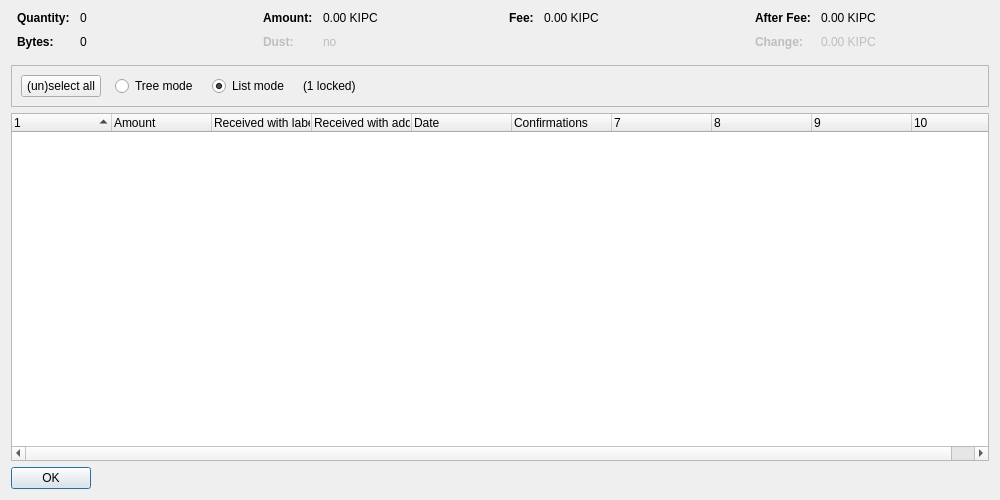
<?xml version="1.0" encoding="UTF-8"?>
<ui version="4.0">
 <class>CoinControlDialog</class>
 <widget class="QDialog" name="CoinControlDialog">
  <property name="geometry">
   <rect>
    <x>0</x>
    <y>0</y>
    <width>1000</width>
    <height>500</height>
   </rect>
  </property>
  <property name="windowTitle">
   <string>Coin Selection</string>
  </property>
  <layout class="QVBoxLayout" name="verticalLayout">
   <item>
    <layout class="QHBoxLayout" name="horizontalLayoutTop" stretch="0,0,0,0">
     <property name="topMargin">
      <number>0</number>
     </property>
     <property name="bottomMargin">
      <number>10</number>
     </property>
     <item>
      <layout class="QFormLayout" name="formLayoutCoinControl1">
       <property name="horizontalSpacing">
        <number>10</number>
       </property>
       <property name="verticalSpacing">
        <number>10</number>
       </property>
       <property name="leftMargin">
        <number>6</number>
       </property>
       <property name="rightMargin">
        <number>6</number>
       </property>
       <item row="0" column="0">
        <widget class="QLabel" name="labelCoinControlQuantityText">
         <property name="font">
          <font>
           <weight>75</weight>
           <bold>true</bold>
          </font>
         </property>
         <property name="text">
          <string>Quantity:</string>
         </property>
        </widget>
       </item>
       <item row="0" column="1">
        <widget class="QLabel" name="labelCoinControlQuantity">
         <property name="cursor">
          <cursorShape>IBeamCursor</cursorShape>
         </property>
         <property name="contextMenuPolicy">
          <enum>Qt::ActionsContextMenu</enum>
         </property>
         <property name="text">
          <string notr="true">0</string>
         </property>
         <property name="textInteractionFlags">
          <set>Qt::LinksAccessibleByMouse|Qt::TextSelectableByKeyboard|Qt::TextSelectableByMouse</set>
         </property>
        </widget>
       </item>
       <item row="1" column="0">
        <widget class="QLabel" name="labelCoinControlBytesText">
         <property name="font">
          <font>
           <weight>75</weight>
           <bold>true</bold>
          </font>
         </property>
         <property name="text">
          <string>Bytes:</string>
         </property>
        </widget>
       </item>
       <item row="1" column="1">
        <widget class="QLabel" name="labelCoinControlBytes">
         <property name="cursor">
          <cursorShape>IBeamCursor</cursorShape>
         </property>
         <property name="contextMenuPolicy">
          <enum>Qt::ActionsContextMenu</enum>
         </property>
         <property name="text">
          <string notr="true">0</string>
         </property>
         <property name="textInteractionFlags">
          <set>Qt::LinksAccessibleByMouse|Qt::TextSelectableByKeyboard|Qt::TextSelectableByMouse</set>
         </property>
        </widget>
       </item>
      </layout>
     </item>
     <item>
      <layout class="QFormLayout" name="formLayoutCoinControl2">
       <property name="horizontalSpacing">
        <number>10</number>
       </property>
       <property name="verticalSpacing">
        <number>10</number>
       </property>
       <property name="leftMargin">
        <number>6</number>
       </property>
       <property name="rightMargin">
        <number>6</number>
       </property>
       <item row="0" column="0">
        <widget class="QLabel" name="labelCoinControlAmountText">
         <property name="font">
          <font>
           <weight>75</weight>
           <bold>true</bold>
          </font>
         </property>
         <property name="text">
          <string>Amount:</string>
         </property>
        </widget>
       </item>
       <item row="0" column="1">
        <widget class="QLabel" name="labelCoinControlAmount">
         <property name="cursor">
          <cursorShape>IBeamCursor</cursorShape>
         </property>
         <property name="contextMenuPolicy">
          <enum>Qt::ActionsContextMenu</enum>
         </property>
         <property name="text">
          <string notr="true">0.00 KIPC</string>
         </property>
         <property name="textInteractionFlags">
          <set>Qt::LinksAccessibleByMouse|Qt::TextSelectableByKeyboard|Qt::TextSelectableByMouse</set>
         </property>
        </widget>
       </item>
       <item row="1" column="0">
        <widget class="QLabel" name="labelCoinControlLowOutputText">
         <property name="enabled">
          <bool>false</bool>
         </property>
         <property name="font">
          <font>
           <weight>75</weight>
           <bold>true</bold>
          </font>
         </property>
         <property name="text">
          <string>Dust:</string>
         </property>
        </widget>
       </item>
       <item row="1" column="1">
        <widget class="QLabel" name="labelCoinControlLowOutput">
         <property name="enabled">
          <bool>false</bool>
         </property>
         <property name="cursor">
          <cursorShape>IBeamCursor</cursorShape>
         </property>
         <property name="contextMenuPolicy">
          <enum>Qt::ActionsContextMenu</enum>
         </property>
         <property name="text">
          <string notr="true">no</string>
         </property>
         <property name="textInteractionFlags">
          <set>Qt::LinksAccessibleByMouse|Qt::TextSelectableByKeyboard|Qt::TextSelectableByMouse</set>
         </property>
        </widget>
       </item>
      </layout>
     </item>
     <item>
      <layout class="QFormLayout" name="formLayoutCoinControl3">
       <property name="horizontalSpacing">
        <number>10</number>
       </property>
       <property name="verticalSpacing">
        <number>10</number>
       </property>
       <property name="leftMargin">
        <number>6</number>
       </property>
       <property name="rightMargin">
        <number>6</number>
       </property>
       <item row="0" column="0">
        <widget class="QLabel" name="labelCoinControlFeeText">
         <property name="font">
          <font>
           <weight>75</weight>
           <bold>true</bold>
          </font>
         </property>
         <property name="text">
          <string>Fee:</string>
         </property>
        </widget>
       </item>
       <item row="0" column="1">
        <widget class="QLabel" name="labelCoinControlFee">
         <property name="cursor">
          <cursorShape>IBeamCursor</cursorShape>
         </property>
         <property name="contextMenuPolicy">
          <enum>Qt::ActionsContextMenu</enum>
         </property>
         <property name="text">
          <string notr="true">0.00 KIPC</string>
         </property>
         <property name="textInteractionFlags">
          <set>Qt::LinksAccessibleByMouse|Qt::TextSelectableByKeyboard|Qt::TextSelectableByMouse</set>
         </property>
        </widget>
       </item>
      </layout>
     </item>
     <item>
      <layout class="QFormLayout" name="formLayoutCoinControl4">
       <property name="horizontalSpacing">
        <number>10</number>
       </property>
       <property name="verticalSpacing">
        <number>10</number>
       </property>
       <property name="leftMargin">
        <number>6</number>
       </property>
       <property name="rightMargin">
        <number>6</number>
       </property>
       <item row="0" column="0">
        <widget class="QLabel" name="labelCoinControlAfterFeeText">
         <property name="font">
          <font>
           <weight>75</weight>
           <bold>true</bold>
          </font>
         </property>
         <property name="text">
          <string>After Fee:</string>
         </property>
        </widget>
       </item>
       <item row="0" column="1">
        <widget class="QLabel" name="labelCoinControlAfterFee">
         <property name="cursor">
          <cursorShape>IBeamCursor</cursorShape>
         </property>
         <property name="contextMenuPolicy">
          <enum>Qt::ActionsContextMenu</enum>
         </property>
         <property name="text">
          <string notr="true">0.00 KIPC</string>
         </property>
         <property name="textInteractionFlags">
          <set>Qt::LinksAccessibleByMouse|Qt::TextSelectableByKeyboard|Qt::TextSelectableByMouse</set>
         </property>
        </widget>
       </item>
       <item row="1" column="0">
        <widget class="QLabel" name="labelCoinControlChangeText">
         <property name="enabled">
          <bool>false</bool>
         </property>
         <property name="font">
          <font>
           <weight>75</weight>
           <bold>true</bold>
          </font>
         </property>
         <property name="text">
          <string>Change:</string>
         </property>
        </widget>
       </item>
       <item row="1" column="1">
        <widget class="QLabel" name="labelCoinControlChange">
         <property name="enabled">
          <bool>false</bool>
         </property>
         <property name="cursor">
          <cursorShape>IBeamCursor</cursorShape>
         </property>
         <property name="contextMenuPolicy">
          <enum>Qt::ActionsContextMenu</enum>
         </property>
         <property name="text">
          <string notr="true">0.00 KIPC</string>
         </property>
         <property name="textInteractionFlags">
          <set>Qt::LinksAccessibleByMouse|Qt::TextSelectableByKeyboard|Qt::TextSelectableByMouse</set>
         </property>
        </widget>
       </item>
      </layout>
     </item>
    </layout>
   </item>
   <item>
    <widget class="QFrame" name="frame">
     <property name="minimumSize">
      <size>
       <width>0</width>
       <height>40</height>
      </size>
     </property>
     <property name="frameShape">
      <enum>QFrame::StyledPanel</enum>
     </property>
     <property name="frameShadow">
      <enum>QFrame::Sunken</enum>
     </property>
     <layout class="QHBoxLayout" name="horizontalLayout">
      <item>
       <layout class="QHBoxLayout" name="horizontalLayoutPanel" stretch="0,0,0,0,0">
        <property name="spacing">
         <number>14</number>
        </property>
        <item>
         <widget class="QPushButton" name="pushButtonSelectAll">
          <property name="sizePolicy">
           <sizepolicy hsizetype="Maximum" vsizetype="Fixed">
            <horstretch>0</horstretch>
            <verstretch>0</verstretch>
           </sizepolicy>
          </property>
          <property name="text">
           <string>(un)select all</string>
          </property>
          <property name="autoDefault">
           <bool>false</bool>
          </property>
         </widget>
        </item>
        <item>
         <widget class="QRadioButton" name="radioTreeMode">
          <property name="sizePolicy">
           <sizepolicy hsizetype="Maximum" vsizetype="Fixed">
            <horstretch>0</horstretch>
            <verstretch>0</verstretch>
           </sizepolicy>
          </property>
          <property name="text">
           <string>Tree mode</string>
          </property>
         </widget>
        </item>
        <item>
         <widget class="QRadioButton" name="radioListMode">
          <property name="sizePolicy">
           <sizepolicy hsizetype="Maximum" vsizetype="Fixed">
            <horstretch>0</horstretch>
            <verstretch>0</verstretch>
           </sizepolicy>
          </property>
          <property name="text">
           <string>List mode</string>
          </property>
          <property name="checked">
           <bool>true</bool>
          </property>
         </widget>
        </item>
        <item>
         <widget class="QLabel" name="labelLocked">
          <property name="text">
           <string notr="true">(1 locked)</string>
          </property>
         </widget>
        </item>
        <item>
         <spacer name="horizontalSpacer">
          <property name="orientation">
           <enum>Qt::Horizontal</enum>
          </property>
          <property name="sizeHint" stdset="0">
           <size>
            <width>40</width>
            <height>20</height>
           </size>
          </property>
         </spacer>
        </item>
       </layout>
      </item>
     </layout>
    </widget>
   </item>
   <item>
    <widget class="CoinControlTreeWidget" name="treeWidget">
     <property name="contextMenuPolicy">
      <enum>Qt::CustomContextMenu</enum>
     </property>
     <property name="sortingEnabled">
      <bool>false</bool>
     </property>
     <property name="columnCount">
      <number>10</number>
     </property>
     <attribute name="headerShowSortIndicator" stdset="0">
      <bool>true</bool>
     </attribute>
     <attribute name="headerStretchLastSection">
      <bool>false</bool>
     </attribute>
     <column>
      <property name="text">
       <string/>
      </property>
     </column>
     <column>
      <property name="text">
       <string>Amount</string>
      </property>
     </column>
     <column>
      <property name="text">
       <string>Received with label</string>
      </property>
     </column>
     <column>
      <property name="text">
       <string>Received with address</string>
      </property>
     </column>
     <column>
      <property name="text">
       <string>Date</string>
      </property>
     </column>
     <column>
      <property name="text">
       <string>Confirmations</string>
      </property>
      <property name="toolTip">
       <string>Confirmed</string>
      </property>
     </column>
     <column>
      <property name="text">
       <string/>
      </property>
     </column>
     <column>
      <property name="text">
       <string/>
      </property>
     </column>
     <column>
      <property name="text">
       <string/>
      </property>
     </column>
     <column>
      <property name="text">
       <string/>
      </property>
     </column>
    </widget>
   </item>
   <item>
    <widget class="QDialogButtonBox" name="buttonBox">
     <property name="sizePolicy">
      <sizepolicy hsizetype="Maximum" vsizetype="Fixed">
       <horstretch>0</horstretch>
       <verstretch>0</verstretch>
      </sizepolicy>
     </property>
     <property name="orientation">
      <enum>Qt::Horizontal</enum>
     </property>
     <property name="standardButtons">
      <set>QDialogButtonBox::Ok</set>
     </property>
    </widget>
   </item>
  </layout>
 </widget>
 <customwidgets>
  <customwidget>
   <class>CoinControlTreeWidget</class>
   <extends>QTreeWidget</extends>
   <header>qt/coincontroltreewidget.h</header>
  </customwidget>
 </customwidgets>
 <resources/>
 <connections/>
</ui>
